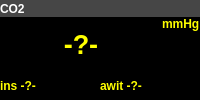
              <widget class="QWidget" name="widget_18" native="true">
               <layout class="QVBoxLayout" name="verticalLayout_14" stretch="1,5">
                <property name="spacing">
                 <number>0</number>
                </property>
                <property name="leftMargin">
                 <number>0</number>
                </property>
                <property name="topMargin">
                 <number>0</number>
                </property>
                <property name="rightMargin">
                 <number>0</number>
                </property>
                <property name="bottomMargin">
                 <number>0</number>
                </property>
                <item>
                 <widget class="QLabel" name="label_10">
                  <property name="font">
                   <font>
                    <weight>75</weight>
                    <bold>true</bold>
                   </font>
                  </property>
                  <property name="styleSheet">
                   <string notr="true">background-color: rgb(70, 70, 70);
color: rgb(255, 255, 255);</string>
                  </property>
                  <property name="text">
                   <string>CO2</string>
                  </property>
                 </widget>
                </item>
                <item>
                 <widget class="QWidget" name="widget_24" native="true">
                  <layout class="QVBoxLayout" name="verticalLayout_20" stretch="2,1">
                   <property name="spacing">
                    <number>0</number>
                   </property>
                   <property name="leftMargin">
                    <number>0</number>
                   </property>
                   <property name="topMargin">
                    <number>0</number>
                   </property>
                   <property name="rightMargin">
                    <number>0</number>
                   </property>
                   <property name="bottomMargin">
                    <number>0</number>
                   </property>
                   <item>
                    <widget class="QWidget" name="widget_29" native="true">
                     <layout class="QHBoxLayout" name="horizontalLayout_9" stretch="5,1">
                      <property name="spacing">
                       <number>0</number>
                      </property>
                      <property name="leftMargin">
                       <number>0</number>
                      </property>
                      <property name="topMargin">
                       <number>0</number>
                      </property>
                      <property name="rightMargin">
                       <number>0</number>
                      </property>
                      <property name="bottomMargin">
                       <number>0</number>
                      </property>
                      <item>
                       <widget class="QLabel" name="label_26">
                        <property name="font">
                         <font>
                          <pointsize>20</pointsize>
                          <weight>75</weight>
                          <bold>true</bold>
                         </font>
                        </property>
                        <property name="styleSheet">
                         <string notr="true">background-color: rgb(0, 0, 0);
color: rgb(255, 255, 0);</string>
                        </property>
                        <property name="text">
                         <string>-?-</string>
                        </property>
                        <property name="alignment">
                         <set>Qt::AlignCenter</set>
                        </property>
                       </widget>
                      </item>
                      <item>
                       <widget class="QLabel" name="label_27">
                        <property name="font">
                         <font>
                          <weight>75</weight>
                          <bold>true</bold>
                         </font>
                        </property>
                        <property name="styleSheet">
                         <string notr="true">background-color: rgb(0, 0, 0);
color: rgb(255, 255, 0);</string>
                        </property>
                        <property name="text">
                         <string>mmHg</string>
                        </property>
                        <property name="alignment">
                         <set>Qt::AlignLeading|Qt::AlignLeft|Qt::AlignTop</set>
                        </property>
                       </widget>
                      </item>
                     </layout>
                    </widget>
                   </item>
                   <item>
                    <widget class="QWidget" name="widget_30" native="true">
                     <layout class="QHBoxLayout" name="horizontalLayout_10" stretch="1,1">
                      <property name="spacing">
                       <number>0</number>
                      </property>
                      <property name="leftMargin">
                       <number>0</number>
                      </property>
                      <property name="topMargin">
                       <number>0</number>
                      </property>
                      <property name="rightMargin">
                       <number>0</number>
                      </property>
                      <property name="bottomMargin">
                       <number>0</number>
                      </property>
                      <item>
                       <widget class="QLabel" name="label_28">
                        <property name="font">
                         <font>
                          <weight>75</weight>
                          <bold>true</bold>
                         </font>
                        </property>
                        <property name="styleSheet">
                         <string notr="true">background-color: rgb(0, 0, 0);
color: rgb(255, 255, 0);</string>
                        </property>
                        <property name="text">
                         <string>ins -?-</string>
                        </property>
                       </widget>
                      </item>
                      <item>
                       <widget class="QLabel" name="label_29">
                        <property name="font">
                         <font>
                          <weight>75</weight>
                          <bold>true</bold>
                         </font>
                        </property>
                        <property name="styleSheet">
                         <string notr="true">background-color: rgb(0, 0, 0);
color: rgb(255, 255, 0);</string>
                        </property>
                        <property name="text">
                         <string>awit -?-</string>
                        </property>
                       </widget>
                      </item>
                     </layout>
                    </widget>
                   </item>
                  </layout>
                 </widget>
                </item>
               </layout>
              </widget>
